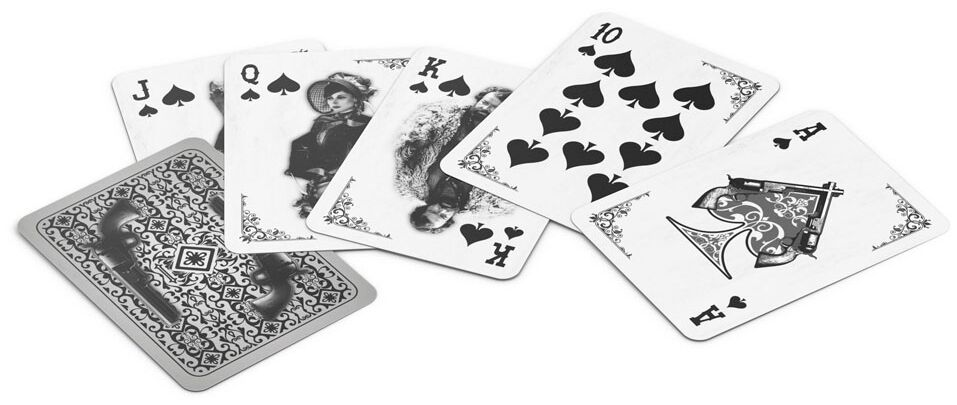
#> input picture img/poker.jpg, 957 x 405 px
$ python 21_warp_perspective.py
#> lines starting #> are read from the running program, lines starting #| are printed output that depends on the picture
import numpy as np
import cv2 as cv
import matplotlib.pyplot as plt

img = cv.imread('img/poker.jpg')
#> img is the input picture: shape (405, 957, 3); mean B, G, R 221.8, 221.8, 221.8

plt.imshow(img)


width, height = 250, 350

pts1 = np.float32([[817, 110], [949, 225], [571, 214], [696, 338]])
pts2 = np.float32([[0, 0], [width, 0], [0, height], [width, height]])

matrix = cv.getPerspectiveTransform(pts1, pts2)
imgOutput = cv.warpPerspective(img, matrix, (width, height))
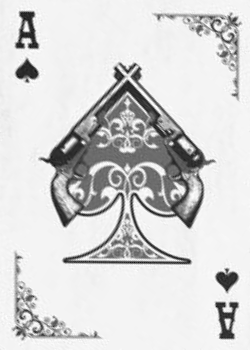
#> imgOutput: shape (350, 250, 3); min 16, max 255, mean 212.6

cv.imshow('Output', imgOutput)
plt.show()
cv.waitKey(0)
